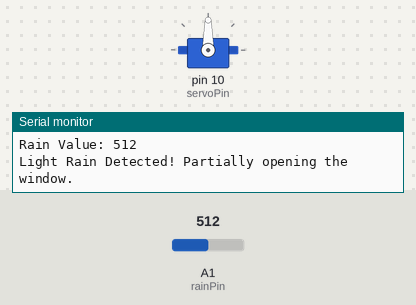
Simulated run of this sketch. Board: Arduino Uno, built with avr-gcc and run on an emulated ATmega328P. Parts: servo, the last lines printed to the serial monitor. Inputs (shaded band) come from the test bench; at power-on: A1 (rainPin) = 512.

Above: at 1.3 s.
1.4 s: A1 (rainPin) set to 687
2.9 s: A1 (rainPin) set to 710
At 3.8 s:
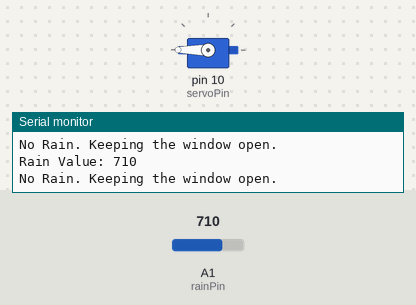
4.5 s: A1 (rainPin) set to 306
At 5.1 s:
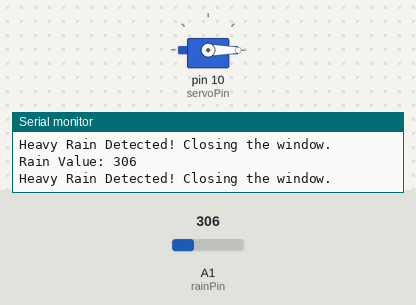
Timing chart, 0 to 7.5 s (numbered marks = the images above; inputs shaded):
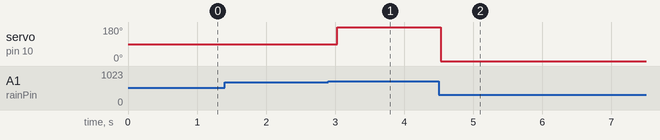

The sketch:

rain_response_function.ino
```cpp
#include <Servo.h> // use Servo library

int rainPin = A1;
int rainValue = 0;
int lightRainThs = 700; // light rain threshold
int heavyRainThs = 400; // heavy rain threshold

int servoPin = 10;
int winClosDeg = 0;
int winHalfDeg = 90;
int winOpenDeg = 180;
Servo windowServo;

void setup()
{
    // put your setup code here, to run once:
    Serial.begin(9600);
    windowServo.attach(servoPin); // attaches servo to pin 10
}

void loop()
{
    // put your main code here, to run repeatedly:
    handleRainResponse();
}

void handleRainResponse()
{
    rainValue = analogRead(rainPin);
    Serial.print(F("Rain Value: "));
    Serial.println(rainValue);

    if (rainValue > lightRainThs)
    {
        // No rain
        windowServo.write(winOpenDeg); // Open the window
        Serial.println(F("No Rain. Keeping the window open."));
    }
    else if (rainValue <= lightRainThs && rainValue > heavyRainThs)
    {
        // Light rain
        windowServo.write(winHalfDeg); // Partially open the window
        Serial.println(F("Light Rain Detected! Partially opening the window."));
    }
    else // rainValue <= heavyRainThs
    {
        // Heavy rain
        windowServo.write(winClosDeg); // Close the window
        Serial.println(F("Heavy Rain Detected! Closing the window."));
    }
    delay(500);
}
```

Measured:
- the behaviour switches between 700 and 701 on A1 (rainPin) (found by bisection; images 0 and 1)
- after the input at 2.9 s, servo on pin 10 (servoPin): 90° → 180° after 0.13 s
- after the input at 4.5 s, servo on pin 10 (servoPin): 180° → 0° at once
